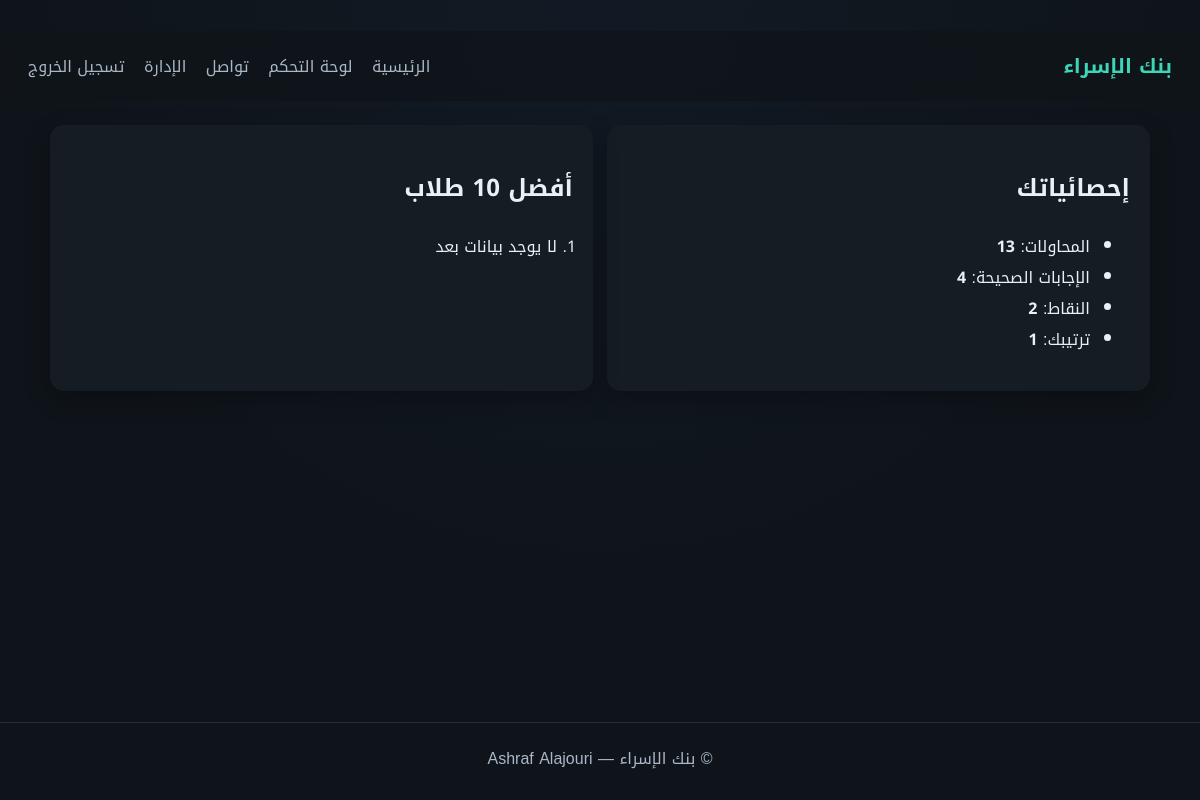
The page /dashboard (signed in) on the database as committed earlier.
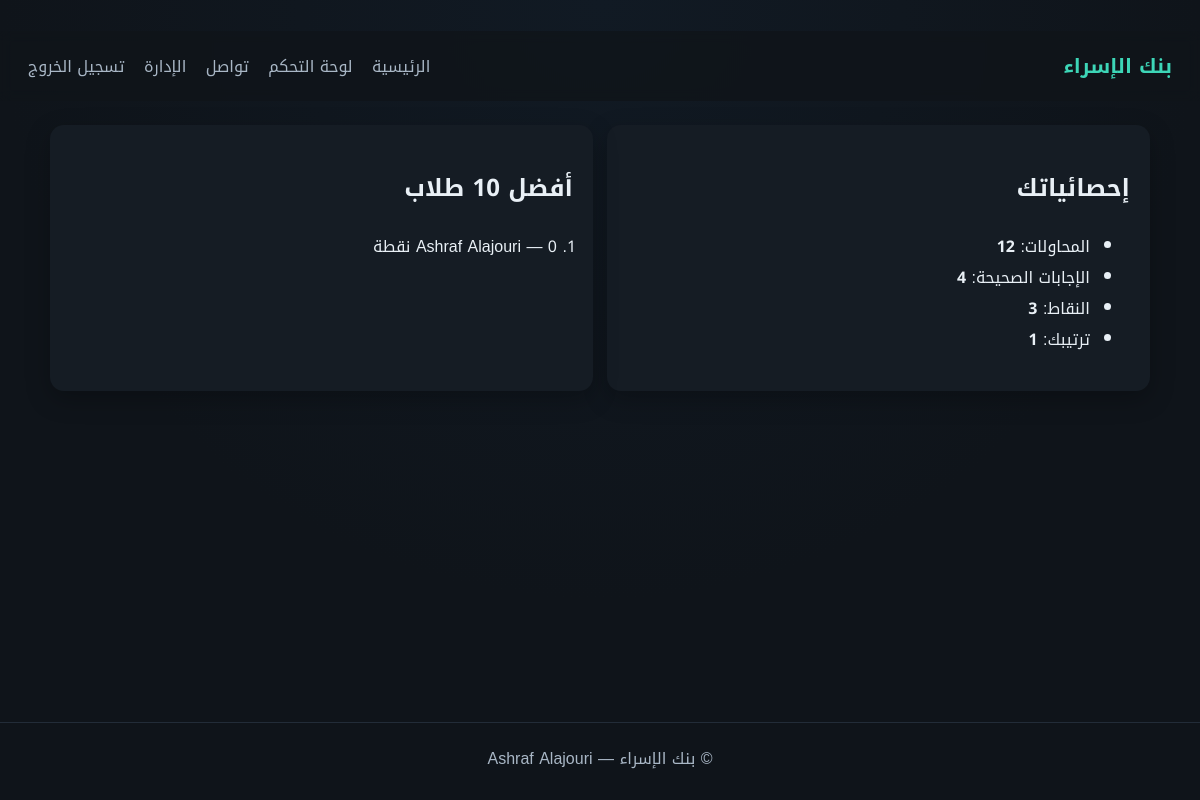
The same page on the database as committed later.
### tables this page shows
CREATE TABLE users (
            id INTEGER PRIMARY KEY AUTOINCREMENT,
            username TEXT UNIQUE NOT NULL,
            full_name TEXT,
            password_hash TEXT NOT NULL,
            role TEXT NOT NULL DEFAULT 'user',
            points INTEGER NOT NULL DEFAULT 0,
            created_at TEXT NOT NULL
        );

### app.py (the view)
@app.get("/dashboard", response_class=HTMLResponse)
def dashboard(request: Request):
    user = require_user(request)
    if isinstance(user, RedirectResponse):
        return user
    conn = get_db()
    stats = conn.execute(
        "SELECT COUNT(*) as total_attempts, SUM(is_correct) as total_correct FROM attempts WHERE user_id = ?",
        (user["id"],),
    ).fetchone()
    leaderboard = conn.execute(
        "SELECT id, username, full_name, points FROM users WHERE role != 'admin' ORDER BY points DESC, created_at ASC LIMIT 10"
    ).fetchall()
    rank_row = conn.execute(
        "SELECT COUNT(*) + 1 AS rank FROM users WHERE role != 'admin' AND points > ?",
        (user["points"],),
    ).fetchone()
    conn.close()
    return templates.TemplateResponse(
        "dashboard.html",
        {"request": request, "user": user, "stats": stats, "leaderboard": leaderboard, "rank": rank_row["rank"], "flash": request.session.pop("flash", None)},
    )

### templates/dashboard.html
﻿{% set title = "لوحة التحكم" %}
{% extends "base.html" %}
{% block content %}
<section class="grid two">
  <div class="card">
    <h2>إحصائياتك</h2>
    <ul class="stats">
      <li>المحاولات: <strong>{{ stats.total_attempts or 0 }}</strong></li>
      <li>الإجابات الصحيحة: <strong>{{ stats.total_correct or 0 }}</strong></li>
      <li>النقاط: <strong>{{ user.points }}</strong></li>
      <li>ترتيبك: <strong>{{ rank }}</strong></li>
    </ul>
  </div>
  <div class="card">
    <h2>أفضل 10 طلاب</h2>
    <ol class="leaderboard">
      {% for u in leaderboard %}
      <li>{{ u.full_name or u.username }} — {{ u.points }} نقطة</li>
      {% else %}
      <li>لا يوجد بيانات بعد</li>
      {% endfor %}
    </ol>
  </div>
</section>
{% endblock %}

Rows that differ between the two databases and show on the page:
changed users (number 1 of 2 on the later page): points "2" → "3"
added users: full_name "Ashraf Alajouri"
Other text that changed with them:
{{ stats.total_attempts or 0 }}: "13" → "12"
text no longer shown: "لا يوجد بيانات بعد"
